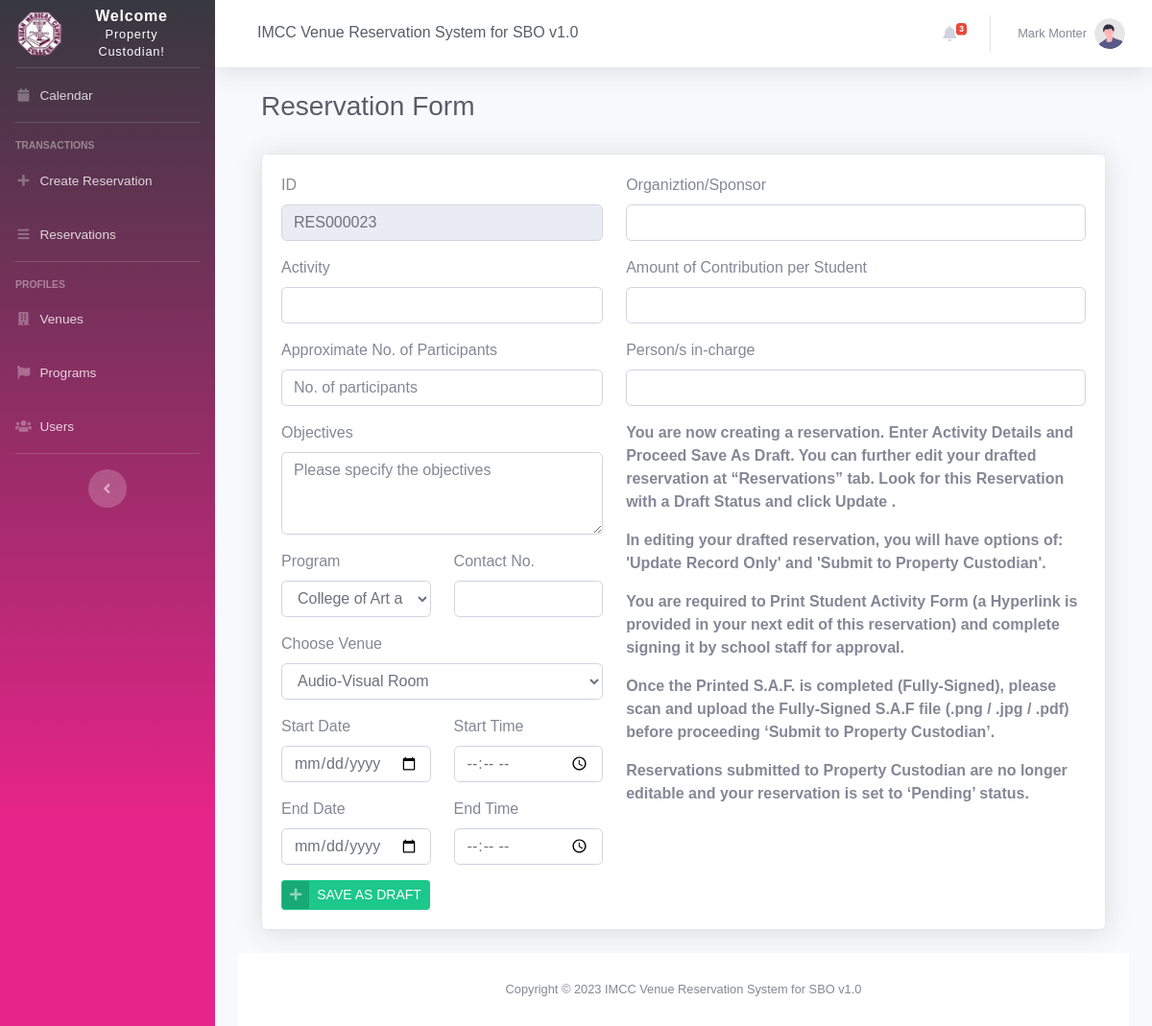
The app's page /add_reservation.php (signed in), older data.
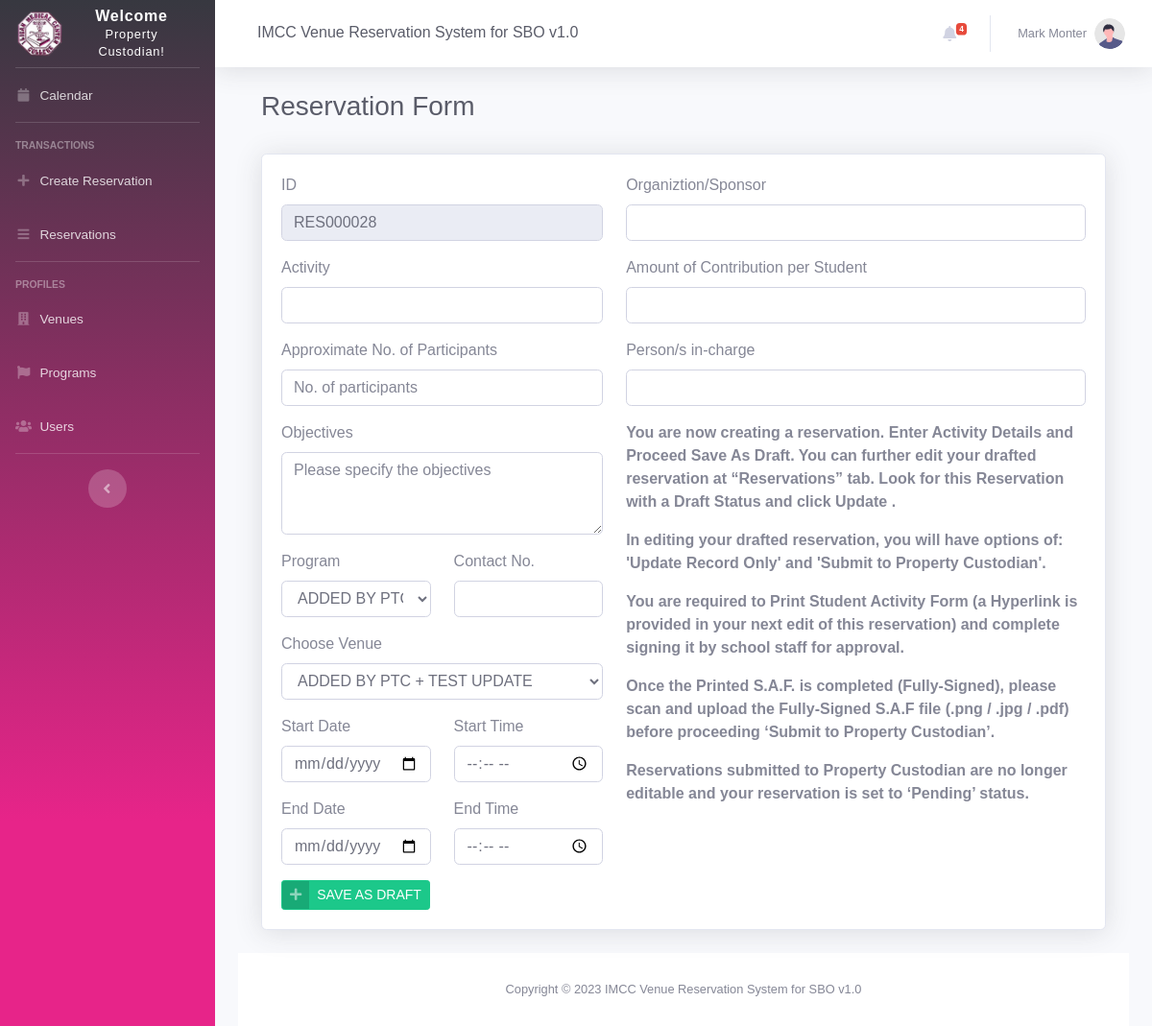
The same page, newer data.
### tables this page shows
CREATE TABLE `number_sequence` (
  `id` int(11) NOT NULL,
  `page_name` varchar(15) NOT NULL,
  `last_number` int(11) NOT NULL,
  `CreatedDateTime` datetime NOT NULL DEFAULT current_timestamp()
);

### add_reservation.php (the view, shortened to what the changed rows need)
<?php
    include 'settings/system.php';
    include 'settings/header.php';
    include "settings/sidebar.php";
    include 'settings/topbar.php';
    $sequence = $db->query("SELECT * FROM number_sequence WHERE page_name = 'reservations'");
    $fetch = $sequence->fetchAll(PDO::FETCH_OBJ);
    foreach ($fetch as $data) {
        $newID = $data->last_number + 1;
        $lengthID = strlen((string)$newID);
        if ($lengthID == 1) $ID = "00000" . $newID;
        elseif ($lengthID == 2) $ID = "0000" . $newID;
        elseif ($lengthID == 3) $ID = "000" . $newID;
        elseif ($lengthID == 4) $ID = "00" . $newID;
        elseif ($lengthID == 5) $ID = "0" . $newID;
        else $ID = $newID;
    }
?>
<div class="container-fluid">
    <div class="d-sm-flex align-items-center justify-content-between mb-4">
        <div class="container-fluid">
            <div class="d-sm-flex align-items-center justify-content mb-4">
                <h1 class="h3 mb-2 text-gray-800"> Reservation Form</h1>
            </div>
            <div class="card shadow">
                <div class="card-body">
                    <div class="table-responsive-lg">
                        <form role="form" method="post" enctype="multipart/form-data" id="form">
                            <div class="row">
                                <div class="col-5">
                                    <div class="form-group">
                                        <label>ID</label>
                                        <input class="form-control" type="text" name="resID" value="<?= 'RES' . $ID ?>" readonly>
                                    </div>
                                    <div class="form-group row">
                                        <div class="col-6">
                                            <label>Program</label>
                                            <select class="form-control" name="program">
                                                <?php
                                                $fetchPrograms = $db->query("SELECT * FROM `program` ORDER BY name ASC");
                                                $row_donor = $fetchPrograms->fetchAll(PDO::FETCH_OBJ);
                                                foreach ($row_donor as $row) {
                                                ?>
                                                    <option value="<?php echo $row->id ?>"> <?php echo $row->name ?> </option>
                                                <?php
                                                }
                                                ?>
                                            </select>
                                        </div>
                                    </div>
                                    <div class="form-group">
                                        <label>Choose Venue</label>
                                        <select class="form-control" name="venue" id="venue">
                                            <?php
                                            $fetchVenues = $db->query("SELECT * FROM `venues` ORDER BY name ASC");
                                            $row_donor = $fetchVenues->fetchAll(PDO::FETCH_OBJ);
                                            foreach ($row_donor as $row) {
                                            ?>
                                                <option value="<?php echo $row->id ?>"> <?php echo $row->name ?> </option>
                                            <?php
                                            }
                                            ?>
                                        </select>
                                    </div>
                                </div>
                            </div>
                        </form>
                    </div>
                </div>
            </div>
        </div>
    </div>
    <?php include 'settings/footer.php'; ?>

### settings/topbar.php (shortened to what the changed rows need)
<div id="content-wrapper" class="d-flex flex-column">
    <div id="content">
        <nav class="navbar navbar-expand navbar-light bg-white topbar mb-4 static-top shadow">
            <ul class="navbar-nav ml-auto">
                <?php
                    $currentUserID = $_SESSION["id"];
                    $currentUserType = $_SESSION["position"];
                    $getNotif = $db->query("SELECT * FROM notifications
                                            WHERE (recipient = '$currentUserID' OR notifyToAllUserType = '$currentUserType')  ORDER BY id DESC");
                    $fetchNotifications = $getNotif->fetchAll(PDO::FETCH_OBJ);
                    $notificationCount = 0;
                    foreach ($fetchNotifications as $data)
                    {
                        if($data->isRead == 0){
                            $notificationCount++;
                        }
                    }
                ?>
                <li class="nav-item dropdown no-arrow mx-1">
                    <a class="nav-link dropdown-toggle" href="#" id="alertsDropdown" role="button" data-toggle="dropdown" aria-haspopup="true" aria-expanded="false">
                        <i class="fas fa-bell fa-fw"> </i>
                        <span class="badge badge-danger badge-counter" style="<?php echo (($notificationCount == 0) ? "visibility: hidden;": "visibility: visible;")?>"><?php echo $notificationCount; ?></span>
                    </a>
                </li>
            </ul>
        </nav>

Row changes from the older to the newer data that the page shows:
changed number_sequence: resID "RES000023" → "RES000028"
Text that changed along with them:
$notificationCount: "3" → "4"
form field program: "College of Art and Sciences" → "ADDED BY PTC"
form field venue: "Audio-Visual Room" → "ADDED BY PTC + TEST UPDATE"
